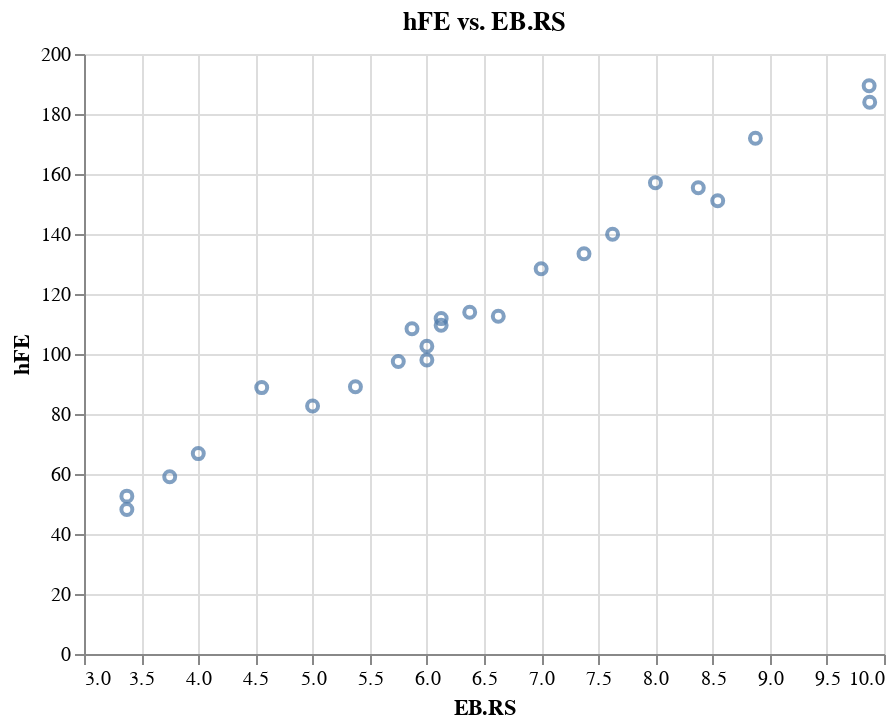

Write notebook code for a chart like this one.
### Markdown cell above
B.RS might have a mild positive correlation to hFE, but the amount of clustering towards the lower values indicates there may not be much correlation at all.

### Code cell
alt.Chart(semic, title='hFE vs. EB.RS')\
        .mark_point()\
        .encode(
            x=alt.X('ebrs', title='EB.RS', scale=alt.Scale(zero=False)), 
            y=alt.Y('hfe', title='hFE'))

### Figure 1 — Vega-Lite specification as saved in the notebook (floating-point values rounded to 4 significant figures)
{"$schema": "https://vega.github.io/schema/vega-lite/v3.2.1.json", "config": {"mark": {"tooltip": null}, "view": {"height": 300, "width": 400}}, "data": {"name": "data-9a8a695da1e30e37eb6eb85cbc73c2cc"}, "datasets": {"data-9a8a695da1e30e37eb6eb85cbc73c2cc": [{"brs": 226, "ebrs": 7, "ers": 14.62, "hfe": 128.4}, {"brs": 220, "ebrs": 3.375, "ers": 15.63, "hfe": 52.62}, {"brs": 217.4, "ebrs": 6.375, "ers": 14.62, "hfe": 113.9}, {"brs": 220, "ebrs": 6, "ers": 15, "hfe": 98.01}, {"brs": 226.5, "ebrs": 7.625, "ers": 14.5, "hfe": 139.9}, {"brs": 224.1, "ebrs": 6, "ers": 15.25, "hfe": 102.6}, {"brs": 220.5, "ebrs": 3.375, "ers": 16.12, "hfe": 48.14}, {"brs": 223.5, "ebrs": 6.125, "ers": 15.13, "hfe": 109.6}, {"brs": 217.6, "ebrs": 5, "ers": 15.5, "hfe": 82.68}, {"brs": 228.5, "ebrs": 6.625, "ers": 15.13, "hfe": 112.6}, {"brs": 230.2, "ebrs": 5.75, "ers": 15.5, "hfe": 97.52}, {"brs": 226.5, "ebrs": 3.75, "ers": 16.12, "hfe": 59.06}, {"brs": 226.6, "ebrs": 6.125, "ers": 15.13, "hfe": 111.8}, {"brs": 225.6, "ebrs": 5.375, "ers": 15.63, "hfe": 89.09}, {"brs": 234, "ebrs": 8.875, "ers": 15.38, "hfe": 171.9}, {"brs": 230, "ebrs": 4, "ers": 15.5, "hfe": 66.8}, {"brs": 224.3, "ebrs": 8, "ers": 14.25, "hfe": 157.1}, {"brs": 240.5, "ebrs": 5.87, "ers": 14.5, "hfe": 108.4}, {"brs": 223.7, "ebrs": 7.375, "ers": 14.62, "hfe": 133.4}, {"brs": 235, "ebrs": 9.875, "ers": 15.22, "hfe": 183.9}, {"brs": 222, "ebrs": 4.555, "ers": 14.98, "hfe": 88.8}, {"brs": 229.3, "ebrs": 8.545, "ers": 14.88, "hfe": 151.1}, {"brs": 249.5, "ebrs": 9.87, "ers": 14.5, "hfe": 189.4}, {"brs": 243.7, "ebrs": 8.375, "ers": 15.62, "hfe": 155.4}]}, "encoding": {"x": {"field": "ebrs", "scale": {"zero": false}, "title": "EB.RS", "type": "quantitative"}, "y": {"field": "hfe", "title": "hFE", "type": "quantitative"}}, "mark": "point", "title": "hFE vs. EB.RS"}
